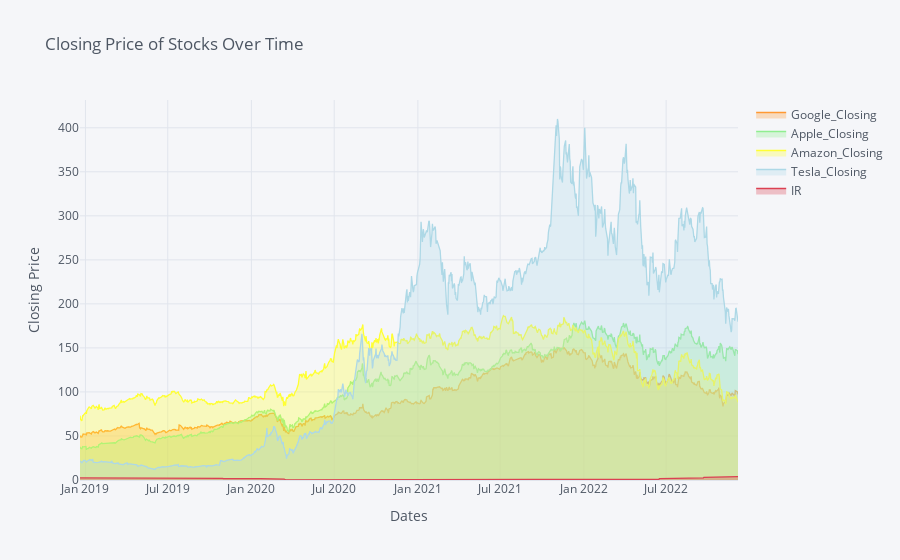

Notebook code for this chart:
### Code cell
final[['Google_Closing','Apple_Closing','Amazon_Closing','Tesla_Closing','IR']].iplot(title='Closing Price of Stocks Over Time', xTitle='Dates',yTitle='Closing Price', fill=True,colors=['orange','lightgreen','yellow','lightblue','red'])

### Figure 1 — Plotly figure (JSON) as saved in the notebook; plotly's stock layout.template omitted (floating-point values rounded to 4 significant figures; data arrays with more than 128 entries replaced by an {"elided": "..."} marker saying what was removed)
{"data": [{"fill": "tozeroy", "fillcolor": "rgba(255, 153, 51, 0.3)", "line": {"color": "rgba(255, 153, 51, 1.0)", "dash": "solid", "shape": "linear", "width": 1.3}, "mode": "lines", "name": "Google_Closing", "text": "", "type": "scatter", "x": {"elided": "998 str values"}, "y": {"elided": "998 float values"}}, {"fill": "tozeroy", "fillcolor": "rgba(144, 238, 144, 0.3)", "line": {"color": "rgba(144, 238, 144, 1.0)", "dash": "solid", "shape": "linear", "width": 1.3}, "mode": "lines", "name": "Apple_Closing", "text": "", "type": "scatter", "x": {"elided": "998 str values"}, "y": {"elided": "998 float values"}}, {"fill": "tozeroy", "fillcolor": "rgba(255, 255, 51, 0.3)", "line": {"color": "rgba(255, 255, 51, 1.0)", "dash": "solid", "shape": "linear", "width": 1.3}, "mode": "lines", "name": "Amazon_Closing", "text": "", "type": "scatter", "x": {"elided": "998 str values"}, "y": {"elided": "998 float values"}}, {"fill": "tozeroy", "fillcolor": "rgba(173, 216, 230, 0.3)", "line": {"color": "rgba(173, 216, 230, 1.0)", "dash": "solid", "shape": "linear", "width": 1.3}, "mode": "lines", "name": "Tesla_Closing", "text": "", "type": "scatter", "x": {"elided": "998 str values"}, "y": {"elided": "998 float values"}}, {"fill": "tozeroy", "fillcolor": "rgba(219, 64, 82, 0.3)", "line": {"color": "rgba(219, 64, 82, 1.0)", "dash": "solid", "shape": "linear", "width": 1.3}, "mode": "lines", "name": "IR", "text": "", "type": "scatter", "x": {"elided": "998 str values"}, "y": {"elided": "998 float values"}}], "layout": {"legend": {"bgcolor": "#F5F6F9", "font": {"color": "#4D5663"}}, "paper_bgcolor": "#F5F6F9", "plot_bgcolor": "#F5F6F9", "title": {"font": {"color": "#4D5663"}, "text": "Closing Price of Stocks Over Time"}, "xaxis": {"gridcolor": "#E1E5ED", "showgrid": true, "tickfont": {"color": "#4D5663"}, "title": {"font": {"color": "#4D5663"}, "text": "Dates"}, "zerolinecolor": "#E1E5ED"}, "yaxis": {"gridcolor": "#E1E5ED", "showgrid": true, "tickfont": {"color": "#4D5663"}, "title": {"font": {"color": "#4D5663"}, "text": "Closing Price"}, "zerolinecolor": "#E1E5ED"}}}
